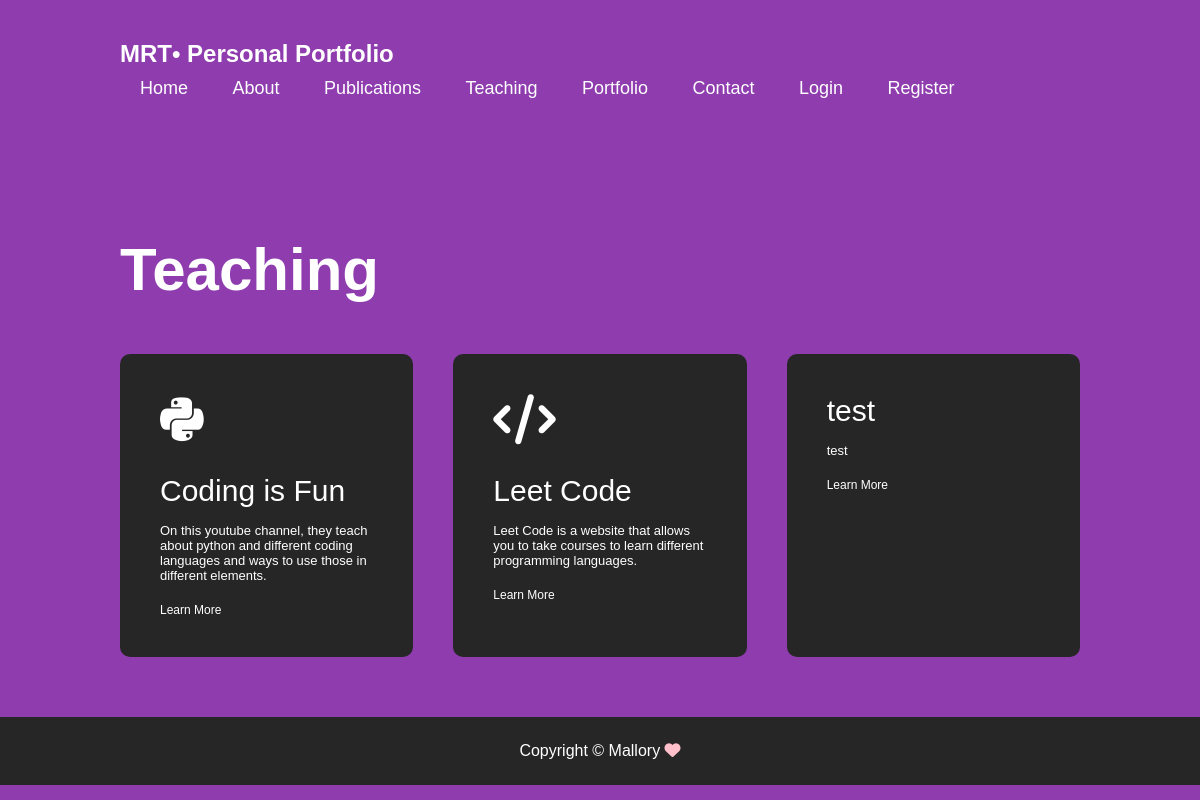
The app's page /Portfolio/teaching.php with its own data.
### tables this page shows
CREATE TABLE `teaching` (
  `id` int NOT NULL,
  `icon` varchar(200) NOT NULL,
  `name` varchar(200) NOT NULL,
  `description` varchar(300) NOT NULL,
  `link` varchar(200) NOT NULL,
  `user_id` int NOT NULL
);

### Portfolio/teaching.php (the view, shortened to what this page needs)
<!DOCTYPE html>
<html lang="en">
<head>
    <link rel="stylesheet" href="style.css">
</head>
<body>
<div id="services">
    <div class="container">
        <nav>
            <h1>MRT• Personal Portfolio</h1></a>
            <ul id="sidemenu">
            <li><a href="index.php">Home</a></li>
                <li><a href="about.php">About</a></li>
                <li><a href="publications.php">Publications</a></li>
                <li><a href="teaching.php">Teaching</a></li>
                <li><a href="portfolio.php">Portfolio</a></li>
                <li><a href="contact.php">Contact</a></li>
                <?php if (isset($_SESSION["username"])): ?>
                    <li><a href="#">Welcome, <?= htmlspecialchars($_SESSION["username"]) ?></a></li>
                    <li><a href="logout.php">Logout</a></li>
                <?php else: ?>
                    <li><a href="login.php">Login</a></li>
                    <li><a href="register.php">Register</a></li>
                <?php endif; ?>
            </ul>
        </nav>
        <br><br><br><br><br><br><br>
        <h1 class="subtitle">Teaching</h1>
        <div class="services-list">
        <?php
            $servername = "localhost";
            $username = "root";
            $password = "root";
            $database = "contact";
            $conn = new mysqli($servername, $username, $password, $database);
            $sql = "SELECT * FROM teaching WHERE user_id = 1";
            $result = $conn->query($sql);
            if ($result && $result->num_rows > 0) {
                while ($row = $result->fetch_assoc()) {
                echo "
                    <div>
                        <i class='{$row['icon']}'></i>
                        <h2>{$row['name']}</h2>
                        <p>{$row['description']}</p>
                        <a href='{$row['link']}'>Learn More</a>
                ";
                echo "</div>";
            }
            } else {
            echo "<p>No services found.</p>";
            }
            ?>
        </div>
    </div>
</div>
<div class="copyright">
    <p>Copyright © Mallory <i class="fa-solid fa-heart"></i></p>
</div>
</body>
</html>

### Portfolio/style.css (style rules this page uses)
* { margin: 0; padding: 0; font-family: 'Poppins', sans-serif; box-sizing: border-box; }
html { scroll-behavior: smooth; }
body { background:rgba(111, 6, 152, 0.78); color: white; }
.container { padding: 10px 10%; }
nav { display: flex; align-items: center; justify-content: space-between; flex-wrap: wrap; position: sticky; top: 0; width: 100%; }
nav ul li { display: inline-block; list-style: none; margin: 10px 20px; }
nav ul li a { color: white; text-decoration: none; font-size: 18px; position: relative; }
nav ul li a::after { content: ''; width: 0; height: 3px; background: white; position: absolute; left: 0; bottom: -6px; transition: 0.5s; }
.subtitle { font-size: 60px; font-weight: 600; color: white; }
#services { padding: 30px 0; }
.services-list { display: grid; grid-template-columns: repeat(auto-fit, minmax(250px, 1fr)); grid-gap: 40px; margin-top: 50px; }
.services-list div { background: #262626; padding: 40px; font-size: 13px; font-weight: 300; border-radius: 10px; transition: background 0.5s, transform 0.5s; }
.services-list div i { font-size: 50px; margin-bottom: 30px; }
.services-list div h2 { font-size: 30px; font-weight: 500; margin-bottom: 15px; }
.services-list div a { text-decoration: none; color: white; font-size: 12px; margin-top: 20px; display: inline-block; }
.copyright { width: 100%; text-align: center; padding: 25px 0; background: #262626; font-weight: 300; margin-top: 20px; }
.copyright i { color: pink; }

### records on screen
teaching: name "Coding is Fun", description "On this youtube channel, they teach about python and different coding languages and ways to use those in different elements."
teaching: name "Leet Code", description "Leet Code is a website that allows you to take courses to learn different programming languages."
teaching: name "test", description "test"
